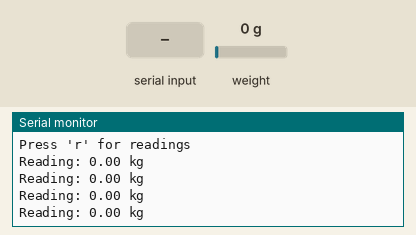
A sketch run on a simulated Arduino Uno, built with avr-gcc and run on an emulated ATmega328P. Parts: the last lines printed to the serial monitor. Inputs (shaded band) come from the test bench; at power-on: weight on the scale 0 g.

Above: at 1.2 s.
1.3 s: "c90\n" received over Serial
At 2.0 s:
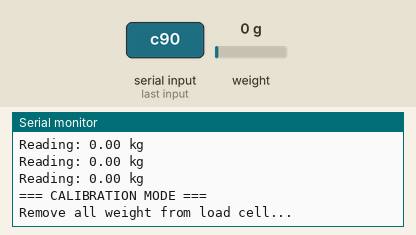
At 8.0 s:
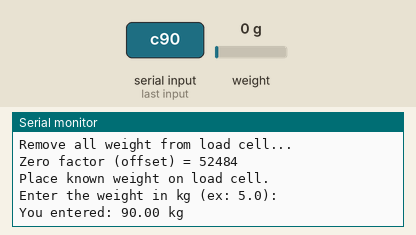

Measured:
- after the input at 1.3 s, the serial monitor: prints a new line after 0.10 s (image 1)

The sketch:

CPRDog_WeightCalibrater.ino
```cpp
#include "HX711.h"

// --- Your saved calibration values ---
float calibration_factor = 8349208.00;   // will be updated after calibration
long  zero_factor        = 52484.5273;    // will be updated after calibration

#define DOUT 23
#define CLK  22
#define DEC_POINT 2

HX711 scale(DOUT, CLK);

float get_units_kg();

// ----------------------------------------------------

void setup() {
  Serial.begin(115200);
  Serial.println("\n=== Load Cell Ready ===");
  Serial.println("Press 'c' to CALIBRATE");
  Serial.println("Press 'r' for readings\n");

  scale.set_scale(calibration_factor);
  scale.set_offset(zero_factor);
}

// ----------------------------------------------------

void loop()
{
  if (Serial.available()) {
    char cmd = Serial.read();
    if (cmd == 'c') {
      calibrate();
    }
  }

  Serial.print("Reading: ");
  Serial.print(get_units_kg(), DEC_POINT);
  Serial.println(" kg");

  delay(250);
}

// ----------------------------------------------------
// Convert lbs → kg (HX711 default returns lbs when using get_units())
// ----------------------------------------------------
float get_units_kg() {
  return scale.get_units() * 0.453592;
}

// ----------------------------------------------------
// CALIBRATION FUNCTION
// ----------------------------------------------------
void calibrate() {
  Serial.println("\n=== CALIBRATION MODE ===");

  // ---- Step 1: TARE / ZERO ----
  Serial.println("Remove all weight from load cell...");
  delay(3000);

  scale.set_scale();  // no scale factor
  scale.tare();       // reset offset

  zero_factor = scale.read_average(20);
  Serial.print("Zero factor (offset) = ");
  Serial.println(zero_factor);

  // ---- Step 2: PLACE A KNOWN WEIGHT ----
  Serial.println("\nPlace known weight on load cell.");
  Serial.println("Enter the weight in kg (ex: 5.0):");

  while (!Serial.available()) {}
  float known_kg = Serial.parseFloat();
  Serial.print("You entered: ");
  Serial.print(known_kg);
  Serial.println(" kg");

  delay(3000);

  long reading = scale.read_average(20);
  long diff = reading - zero_factor;

  // compute raw counts per kg
  calibration_factor = diff / (known_kg / 0.453592);  // convert kg→lbs because get_units uses lbs

  Serial.println("\n=== NEW CALIBRATION COMPLETE ===");
  Serial.print("New zero_factor = ");
  Serial.println(zero_factor);

  Serial.print("New calibration_factor = ");
  Serial.println(calibration_factor, 4);

  Serial.println("\nCopy these into your main code!");

  // apply new calibration immediately
  scale.set_offset(zero_factor);
  scale.set_scale(calibration_factor);

  Serial.println("\nReturning to normal mode...\n");
}
```
